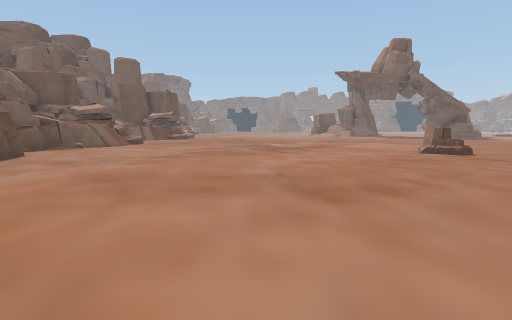
[1] (above)

24 first-person views from a walk through a scene from a Unity 3-D project. The camera is 1.5 m above the floor, tilts 6° down and sees 80° across. The floor is counted in squares, 2 m on a side. Each view is taken from the middle of a square. On the plan, view 1 faces up. The plan holds only what a view shows up to about 10 squares ahead; the rest is blank. The place goes on beyond the plan. The player character is not drawn. Some animated figures are left out.

[2]
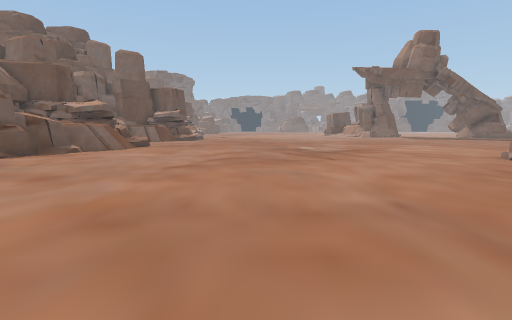

[3]
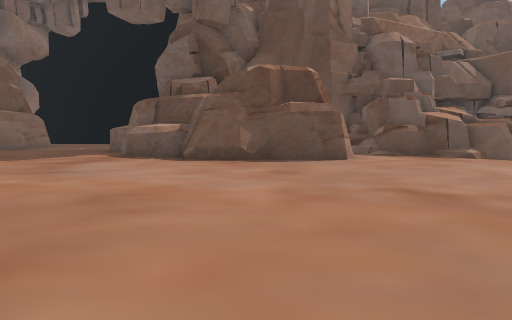

[4]
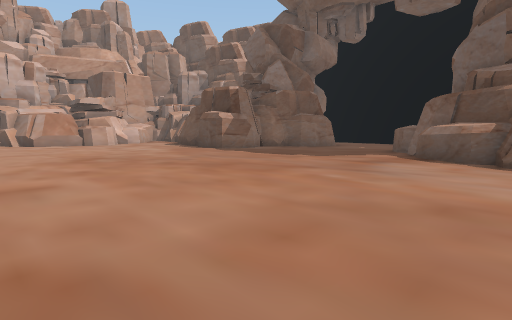

[5]
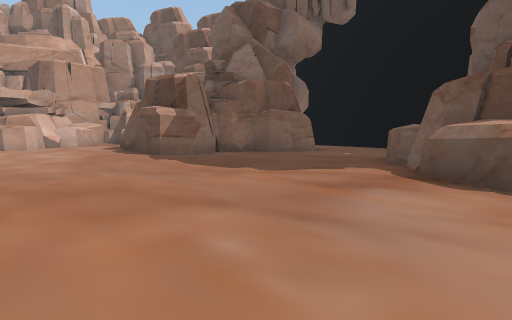

[6]
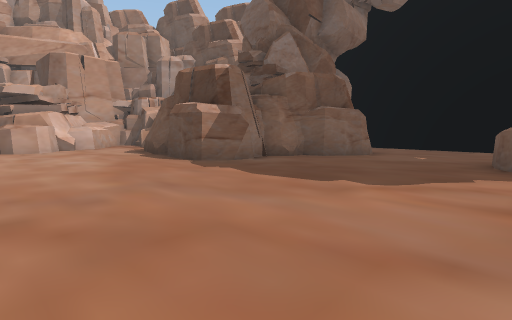

[7]
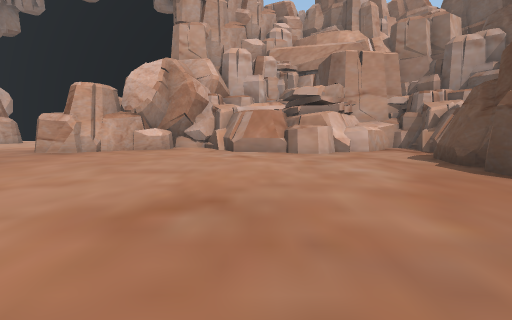

[8]
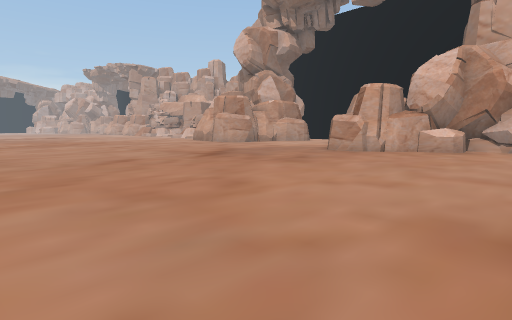

[9]
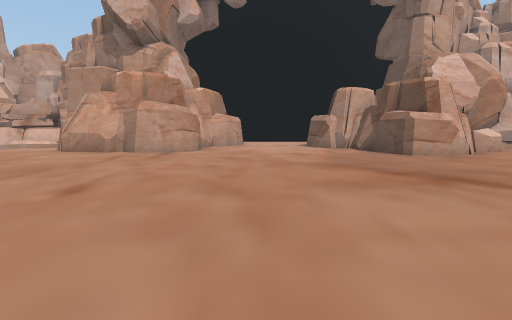

[10]
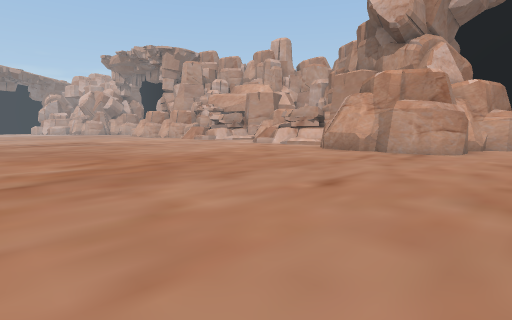

[11]
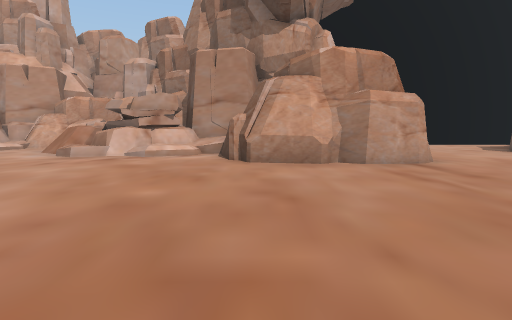

[12]
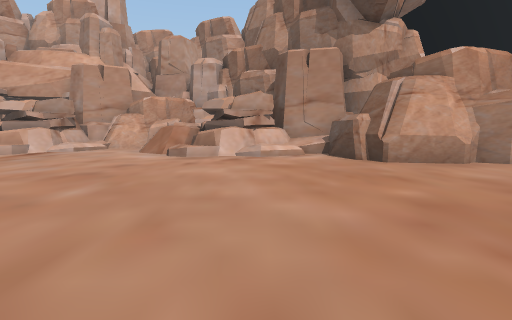

[13]
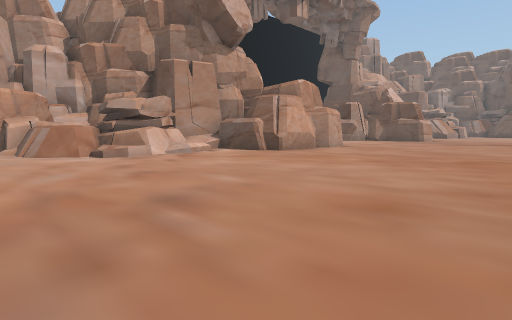

[14]
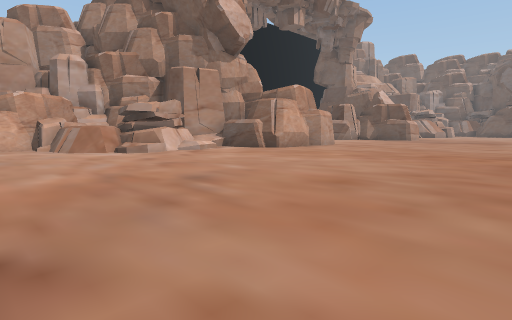

[15]
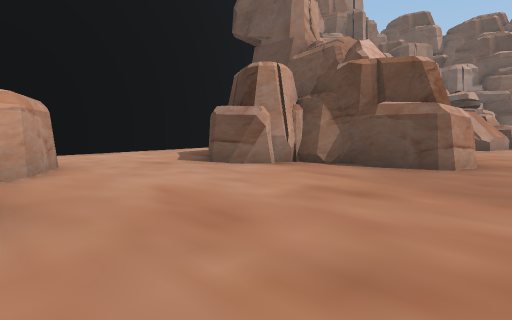

[16]
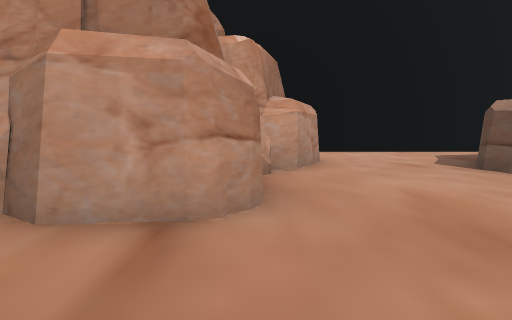

[17]
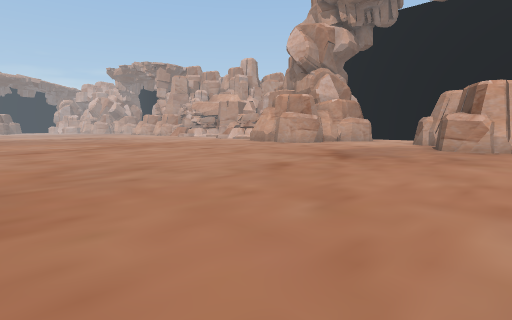

[18]
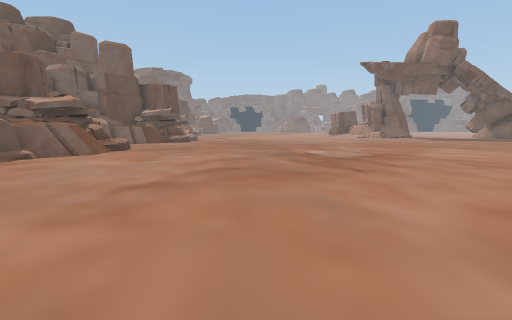

[19]
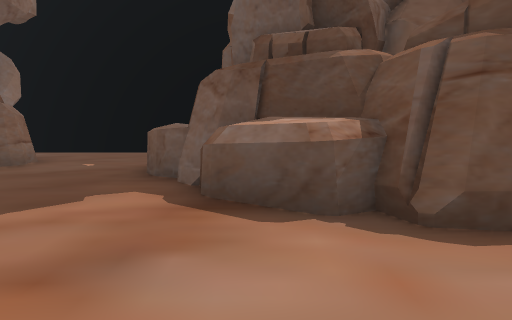

[20]
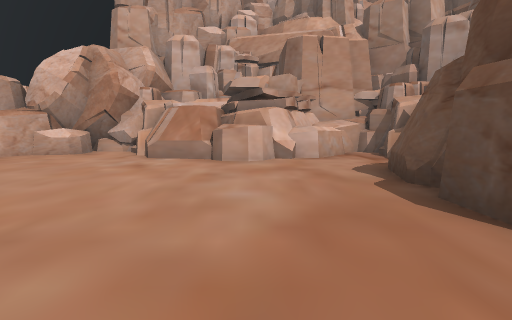

[21]
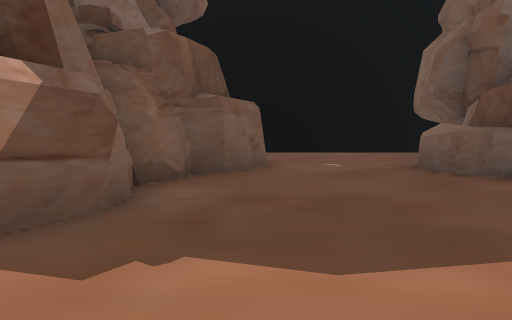

[22]
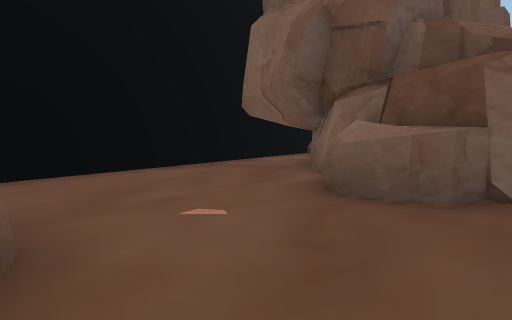

[23]
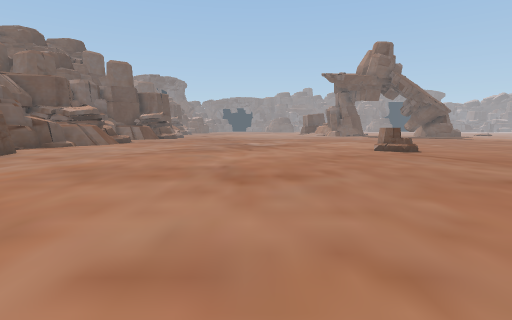

[24]
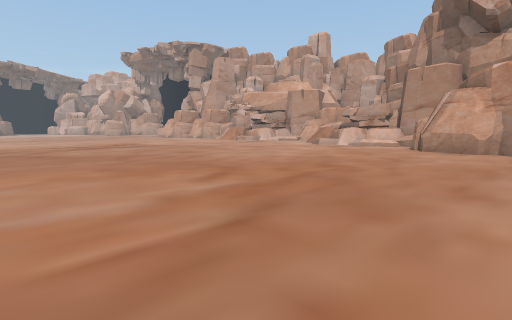

### Floor plan
Key: @ floor where view 1 was taken; # wall or solid block; . main floor; : floor 0.5 m higher than the main floor; / step, stairs or slope; = window, fence, low wall or low ledge; ^ raised ledge; O other object.
Columns run from 14 left of view 1 to 24 right of it. Each row starts with its distance up from view 1.
 14        #=.............
 13        ##.............
 12       ###.............
 11       ##.............
 10      ##................
  9      #=............OO...
  8       ###...............
  7        ##..............
  6        ##.............
  5 ##     ##............
  4 #.     #............
  3 #.### ##............
  2 #...###................
  1 #...^^........................
  0 #.............@..................
 -1 #......................................
 -2 #..##..................................
 -3 #.. ##.................................
 -4 #    ####..............................
 -5        ##..............................
 -6        ##..............................
 -7        #...............................
 -8         ...............................
 -9       #...##...........................
-10       #.^#####...###..................
-11       #.##   #.^####.....#####.........
-12       ###    ####  #.....#   ##.=##....
-13                    ##....#    #=##=/...
-14                     #...##    #####=/.:
-15                     ....#         #=#.
-16                    .....           ###
-17                   ......
-18                   ######

Positions as (right, up) in squares from view 1, and headings:
1: (0, 0), facing up
2: (-1, 2), facing up
3: (1, 6), facing left
4: (1, 5), facing down-left
5: (-2, 4), facing down-left
6: (-2, 2), facing down-left
7: (-2, 0), facing down
8: (-1, 0), facing down-right
9: (9, -1), facing down
10: (9, -1), facing down-right
11: (15, -4), facing down
12: (18, -4), facing down
13: (23, -4), facing down-left
14: (24, -3), facing down-left
15: (11, -8), facing down-left
16: (11, -8), facing down
17: (2, 2), facing down-right
18: (-1, 4), facing up
19: (-4, 3), facing left
20: (-4, -2), facing down
21: (-4, -2), facing left
22: (-8, -2), facing up-left
23: (1, -1), facing up
24: (12, 0), facing down-right
